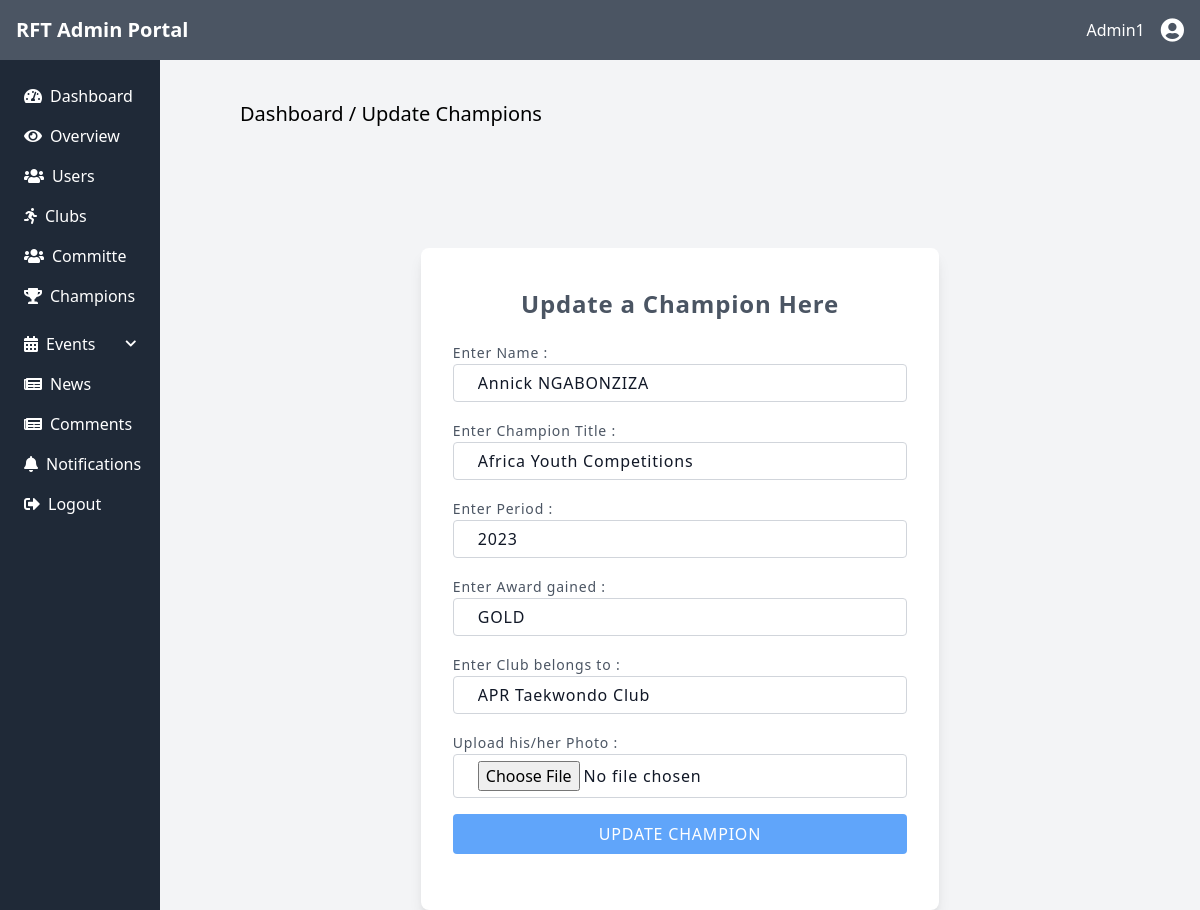
The app's page /public/admin/updatechampion.php?editid=1 (signed in) with its own data.
### tables this page shows
CREATE TABLE `champions` (
  `id` int(11) NOT NULL,
  `name` varchar(50) NOT NULL,
  `title` varchar(100) NOT NULL,
  `period` int(30) NOT NULL,
  `award` varchar(50) NOT NULL,
  `club` varchar(200) NOT NULL,
  `photo` text NOT NULL,
  `status` enum('active','inactive') NOT NULL DEFAULT 'active',
  `createdat` timestamp NOT NULL DEFAULT current_timestamp() ON UPDATE current_timestamp(),
  `updatedat` timestamp NOT NULL DEFAULT current_timestamp() ON UPDATE current_timestamp()
);

### config/dbconnection.php (called while the page is built, shortened)
<?php
class dbconnection {
    protected $db;
    public function __construct(){
        $this->db = new PDO(DB_DRIVER.":host=".DB_HOST.";dbname=".DB_NAME,
        DB_USER,DB_PWD,[PDO::ATTR_ERRMODE            => PDO::ERRMODE_EXCEPTION,
        PDO::ATTR_DEFAULT_FETCH_MODE => PDO::FETCH_ASSOC
        ]);
    }
        function getByid($table, $id) {
            try {
                $stm = $this->db->prepare("SELECT * FROM " . $table . " WHERE id = :id");
                $stm->bindParam(':id', $id, PDO::PARAM_INT);
                $stm->execute();
                $result = $stm->fetch(PDO::FETCH_ASSOC);
                return $result;
            } catch (Exception $th) {
                return $th->getMessage();
            }
        }
}
?>

### public/admin/updatechampion.php (the view, shortened to what this page needs)
<?php include '../../includes/header.php';
?>
<div class="md:flex">
    <div>
        <?php include '../../includes/leftbar.php'; ?>
    </div>
    <main class="w-full px-5 md:px-20 bg-gray-100 ">
        <h2 class="text-xl py-10">Dashboard / Update Champions</h2>
        <div class="text-gray-900 tracking-wider leading-normal">
            <div class="container w-full mx-auto px-2">
                        <?php
                            if ($_SERVER['REQUEST_METHOD'] == 'GET') {
                                $userid = $_GET['editid'];
                                $user = $db->getByid('champions', $userid);
                                if($user){
                        ?>
                   <div class="container px-0 mx-auto sm:px-5 bg-white p-5 md:w-3/5 xl:w-1/2 rounded-lg shadow-lg md:mt-20">
                            <div class="md:w-full pb-5">
                                <div class="py-5 flex justify-center items-cenetr">
                                    <h2 class="text-2xl font-bold text-gray-600">Update a Champion Here</h2>
                                </div>
                                <form action="" method="POST" enctype="multipart/form-data">
                                    <div class=" mb-4 px-3">
                                        <label for="" class="text-[14px] font-light text-gray-600">Enter Name : </label>
                                        <input type="text" required name="name" placeholder="Enter Name" value="<?php echo $user['name']; ?>" class="w-full  py-1.5 px-6 bg-white outline-none border border-gray-300 rounded ">
                                    </div>
                                    <div class=" mb-4 px-3">
                                        <label for="" class="text-[14px] font-light text-gray-600">Enter Champion Title : </label>
                                        <input type="text" required name="title" placeholder="Enter Champion title" value="<?php echo $user['title']; ?>" class="w-full  py-1.5 px-6 bg-white outline-none border border-gray-300 rounded ">
                                    </div>
                                    <div class=" mb-4 px-3">
                                        <label for="" class="text-[14px] font-light text-gray-600">Enter Period : </label>
                                        <input type="number" required name="period" placeholder="Enter Period" value="<?php echo $user['period']; ?>" class="w-full  py-1.5 px-6 bg-white outline-none border border-gray-300 rounded ">
                                    </div>
                                    <div class=" mb-4 px-3">
                                        <label for="" class="text-[14px] font-light text-gray-600">Enter Award gained : </label>
                                        <input type="text" required name="award" placeholder="Enter Award gained" value="<?php echo $user['award']; ?>" class="w-full  py-1.5 px-6 bg-white outline-none border border-gray-300 rounded ">
                                    </div>
                                    <div class=" mb-4 px-3">
                                        <label for="" class="text-[14px] font-light text-gray-600">Enter Club belongs to : </label>
                                        <input type="text" required name="club" placeholder="Enter Club" value="<?php echo $user['club']; ?>" class="w-full  py-1.5 px-6 bg-white outline-none border border-gray-300 rounded ">
                                    </div>
                                    <div class=" mb-4 px-3">
                                        <label for="" class="text-[14px] font-light text-gray-600">Upload his/her Photo : </label>
                                        <input type="file"  name="photo" placeholder="Choose Photo" value="<?php echo $user['photo']; ?>" class="w-full  py-1.5 px-6 bg-white outline-none border border-gray-300 rounded ">
                                    </div>
                                    <div class=" mb-4 px-3">
                                        <button type="submit" name="updatechampion" class="text-white bg-blue-400 hover:bg-blue-600 uppercase py-2 rounded font-[500] w-full">Update Champion</button>
                                    </div>
                                </form>
                            </div>
                        </div>
                        <?php } }?>
</div>
</div>
</main>

### records on screen
champions: name "Annick NGABONZIZA", title "Africa Youth Competitions", period "2023", award "GOLD", club "APR Taekwondo Club"

### other values on screen
$user['username'] "Admin1"
